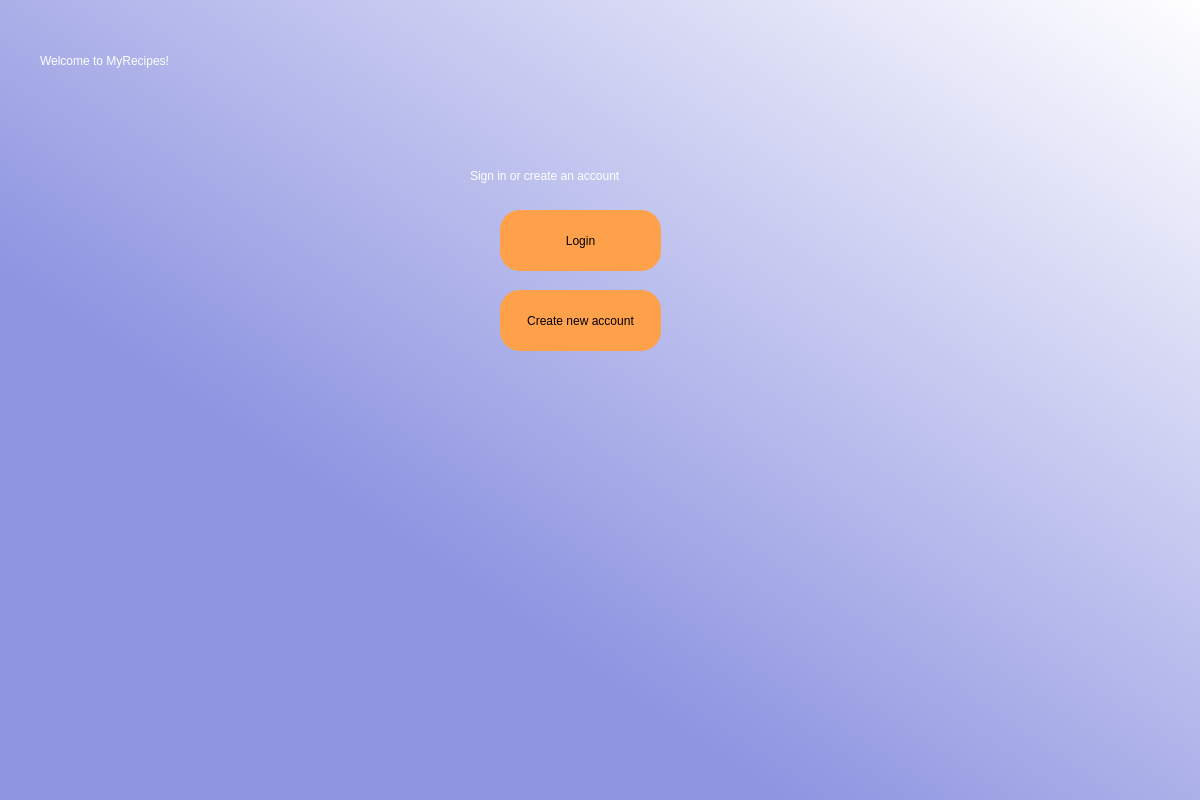
<?xml version="1.0" encoding="UTF-8"?>
<ui version="4.0">
 <class>Dialog</class>
 <widget class="QDialog" name="Dialog">
  <property name="geometry">
   <rect>
    <x>0</x>
    <y>0</y>
    <width>1200</width>
    <height>800</height>
   </rect>
  </property>
  <property name="windowTitle">
   <string>Dialog</string>
  </property>
  <widget class="QWidget" name="widget" native="true">
   <property name="geometry">
    <rect>
     <x>0</x>
     <y>0</y>
     <width>1201</width>
     <height>801</height>
    </rect>
   </property>
   <property name="styleSheet">
    <string notr="true">QWidget#widget{
background-color:qlineargradient(spread:pad, x1:0.275626, y1:0.715909, x2:1, y2:0, stop:0.0689655 rgba(143, 149, 225, 255), stop:1 rgba(255, 255, 255, 255));}</string>
   </property>
   <widget class="QLabel" name="label">
    <property name="geometry">
     <rect>
      <x>40</x>
      <y>30</y>
      <width>381</width>
      <height>61</height>
     </rect>
    </property>
    <property name="styleSheet">
     <string notr="true">font: 36pt &quot;.AppleSystemUIFont&quot;; color:rgb(255, 255, 255)</string>
    </property>
    <property name="text">
     <string>Welcome to MyRecipes!</string>
    </property>
   </widget>
   <widget class="QLabel" name="label_2">
    <property name="geometry">
     <rect>
      <x>470</x>
      <y>150</y>
      <width>231</width>
      <height>51</height>
     </rect>
    </property>
    <property name="styleSheet">
     <string notr="true">font: 18pt &quot;.AppleSystemUIFont&quot;;color:rgb(255, 255, 255)</string>
    </property>
    <property name="text">
     <string>Sign in or create an account</string>
    </property>
   </widget>
   <widget class="QPushButton" name="login">
    <property name="geometry">
     <rect>
      <x>500</x>
      <y>210</y>
      <width>161</width>
      <height>61</height>
     </rect>
    </property>
    <property name="styleSheet">
     <string notr="true">border-radius:20px;
background-color: rgb(255, 160, 74);
font:rgb(0, 0, 0);</string>
    </property>
    <property name="text">
     <string>Login</string>
    </property>
   </widget>
   <widget class="QPushButton" name="createAccB">
    <property name="geometry">
     <rect>
      <x>500</x>
      <y>290</y>
      <width>161</width>
      <height>61</height>
     </rect>
    </property>
    <property name="styleSheet">
     <string notr="true">border-radius:20px;
background-color: rgb(255, 160, 74);
font:rgb(0, 0, 0);</string>
    </property>
    <property name="text">
     <string>Create new account</string>
    </property>
   </widget>
  </widget>
 </widget>
 <resources/>
 <connections/>
</ui>
